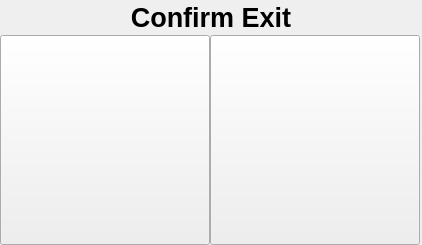
<?xml version="1.0" encoding="UTF-8"?>
<ui version="4.0">
 <class>ConfirmExitBoxUi</class>
 <widget class="QWidget" name="ConfirmExitBoxUi">
  <property name="geometry">
   <rect>
    <x>0</x>
    <y>0</y>
    <width>422</width>
    <height>245</height>
   </rect>
  </property>
  <property name="minimumSize">
   <size>
    <width>422</width>
    <height>245</height>
   </size>
  </property>
  <property name="maximumSize">
   <size>
    <width>422</width>
    <height>245</height>
   </size>
  </property>
  <property name="windowTitle">
   <string/>
  </property>
  <layout class="QVBoxLayout" name="verticalLayout">
   <property name="spacing">
    <number>0</number>
   </property>
   <property name="margin">
    <number>0</number>
   </property>
   <item>
    <widget class="QLabel" name="label_confirmExit">
     <property name="font">
      <font>
       <pointsize>20</pointsize>
       <weight>75</weight>
       <bold>true</bold>
      </font>
     </property>
     <property name="text">
      <string>Confirm Exit</string>
     </property>
     <property name="alignment">
      <set>Qt::AlignCenter</set>
     </property>
    </widget>
   </item>
   <item>
    <layout class="QHBoxLayout" name="horizontalLayout">
     <property name="spacing">
      <number>0</number>
     </property>
     <item>
      <widget class="QPushButton" name="pushButton_yes">
       <property name="minimumSize">
        <size>
         <width>210</width>
         <height>210</height>
        </size>
       </property>
       <property name="maximumSize">
        <size>
         <width>210</width>
         <height>210</height>
        </size>
       </property>
       <property name="icon">
        <iconset resource="../../playsurface-icons.qrc">
         <normaloff>:/QResources/icons/Yes-playsurface-icon.png</normaloff>:/QResources/icons/Yes-playsurface-icon.png</iconset>
       </property>
       <property name="iconSize">
        <size>
         <width>200</width>
         <height>200</height>
        </size>
       </property>
      </widget>
     </item>
     <item>
      <widget class="QPushButton" name="pushButton_no">
       <property name="minimumSize">
        <size>
         <width>210</width>
         <height>210</height>
        </size>
       </property>
       <property name="maximumSize">
        <size>
         <width>210</width>
         <height>210</height>
        </size>
       </property>
       <property name="text">
        <string/>
       </property>
       <property name="icon">
        <iconset resource="../../playsurface-icons.qrc">
         <normaloff>:/QResources/icons/No-playsurface-icon.png</normaloff>:/QResources/icons/No-playsurface-icon.png</iconset>
       </property>
       <property name="iconSize">
        <size>
         <width>200</width>
         <height>200</height>
        </size>
       </property>
      </widget>
     </item>
    </layout>
   </item>
  </layout>
 </widget>
 <resources>
  <include location="../../playsurface-icons.qrc"/>
 </resources>
 <connections/>
</ui>
